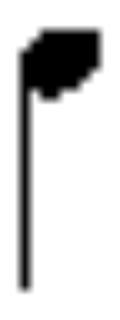
#> input picture Test_Symbols/104.jpg, 120 x 320 px
$ python -i Resize.py   (imports and definitions only)
#> lines starting #> are read from the running program, lines starting #| are printed output that depends on the picture; after the words box and inside, x2 and y2 are one past the last pixel; in counts of white or black regions, pixels touching at a corner belong together
import cv2, numpy as np

class Resize:
    def __init__(self):
        self.__src = []

    def __preparing(self):
        try:
            self.__src = cv2.cvtColor(self.__src, cv2.COLOR_RGB2GRAY)
            _, self.__src = cv2.threshold(self.__src, 127, 255, cv2.THRESH_OTSU)
        except Exception as e:
            pass
        finally:
            _, self.__src = cv2.threshold(self.__src, 127, 255, cv2.THRESH_OTSU)


    def resizing(self, src, Scale=2):
        self.__src = src.copy()
        self.__preparing()
        w, h = self.__src.shape
        s = Scale
        dst = np.zeros((w*s, h*s),np.uint8)
        # 원본 이미 0,0 부터 width, height 까지 반복
        for i in range(h):
            for j in range(w):
                # 확대 시킬 스케일 만큼 픽셀 복사, 생성
                for k in range(s):
                    for l in range(s):
                        dst[(j*s-(s-1))+l][(i*s-(s-1))+k] = self.__src[j][i].copy()
        return dst

>>> import cv2
>>> picture = cv2.cvtColor(cv2.imread('Test_Symbols/104.jpg'), cv2.COLOR_BGR2RGB)
#> picture is the input picture: shape (320, 120, 3); min 0, max 255, mean 212.5
>>> result = Resize().resizing(picture)
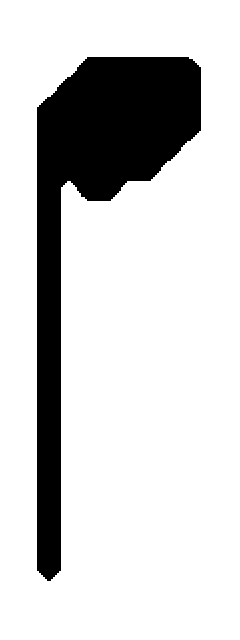
#> result: shape (640, 240); 81.8% white; 1 black region, box (x1, y1, x2, y2) and area: (37, 57, 201, 581) 27924

$ run again, on Test_Symbols/105.jpg
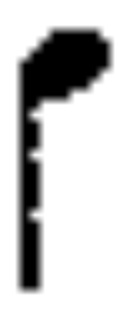
#> input picture Test_Symbols/105.jpg, 130 x 320 px
#> picture is the input picture: shape (320, 130, 3); min 0, max 255, mean 203.5
#> `result = Resize().resizing(picture)`:
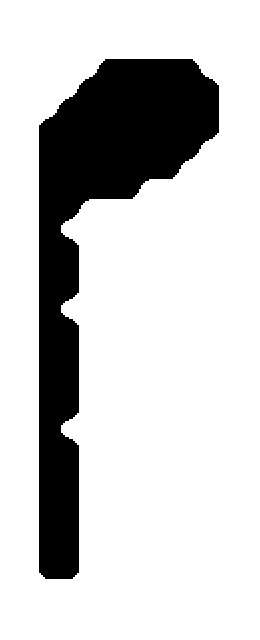
#> result: shape (640, 260); 79.7% white; 1 black region, box (x1, y1, x2, y2) and area: (39, 59, 219, 579) 33840

$ run again, on Test_Symbols/11.jpg
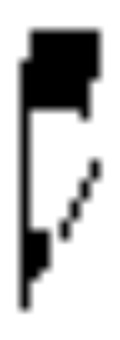
#> input picture Test_Symbols/11.jpg, 120 x 340 px
#> picture is the input picture: shape (340, 120, 3); min 0, max 255, mean 195
#> `result = Resize().resizing(picture)`:
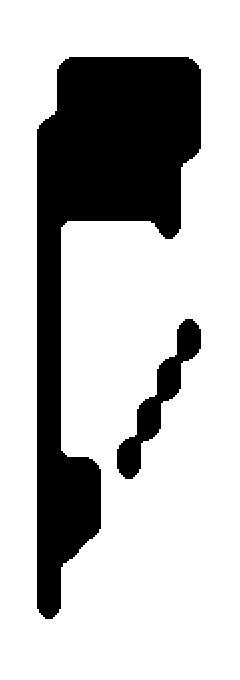
#> result: shape (680, 240); 74.7% white; 2 black regions, box (x1, y1, x2, y2) and area: (37, 57, 201, 619) 37740, (117, 319, 201, 479) 3520
